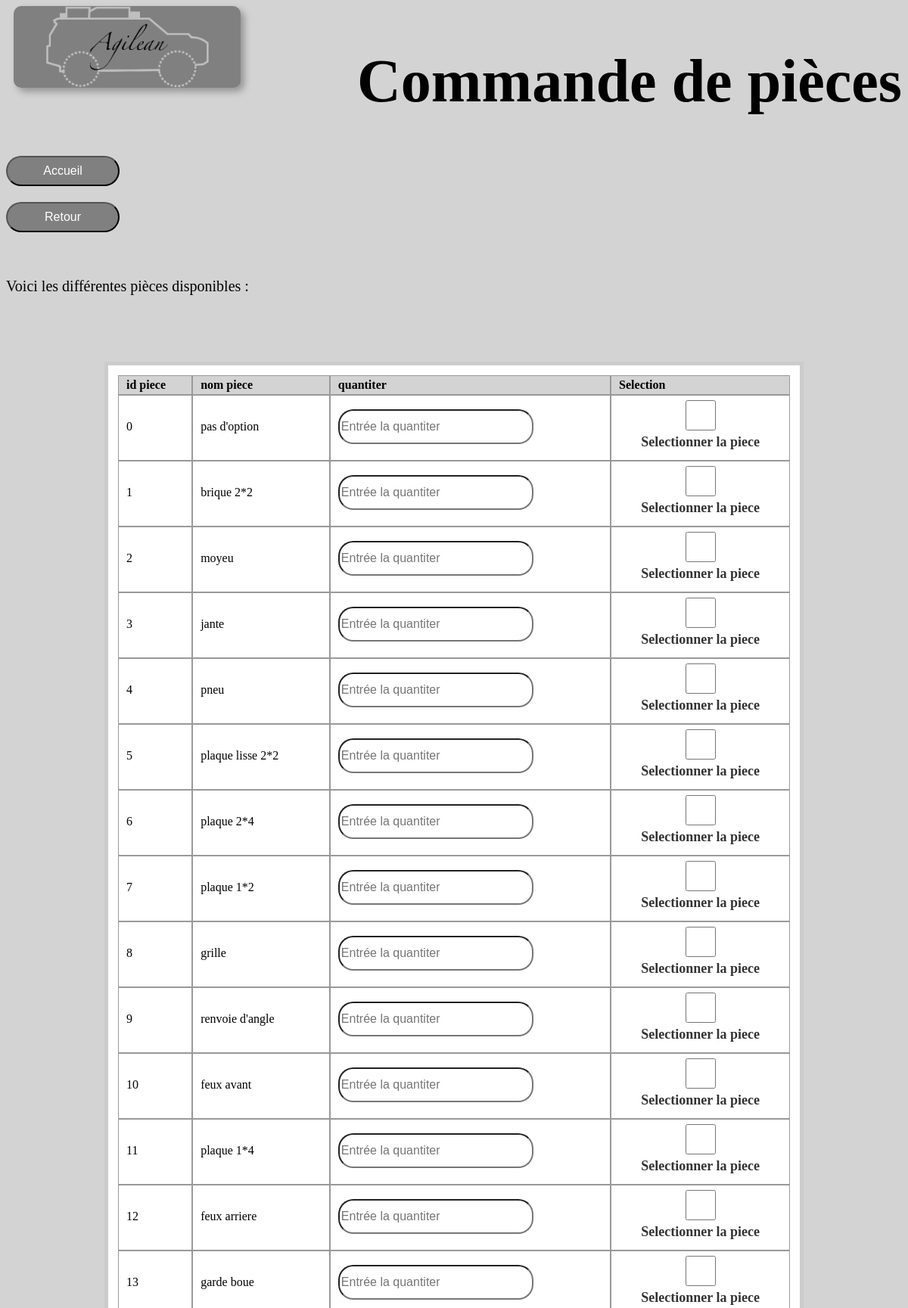
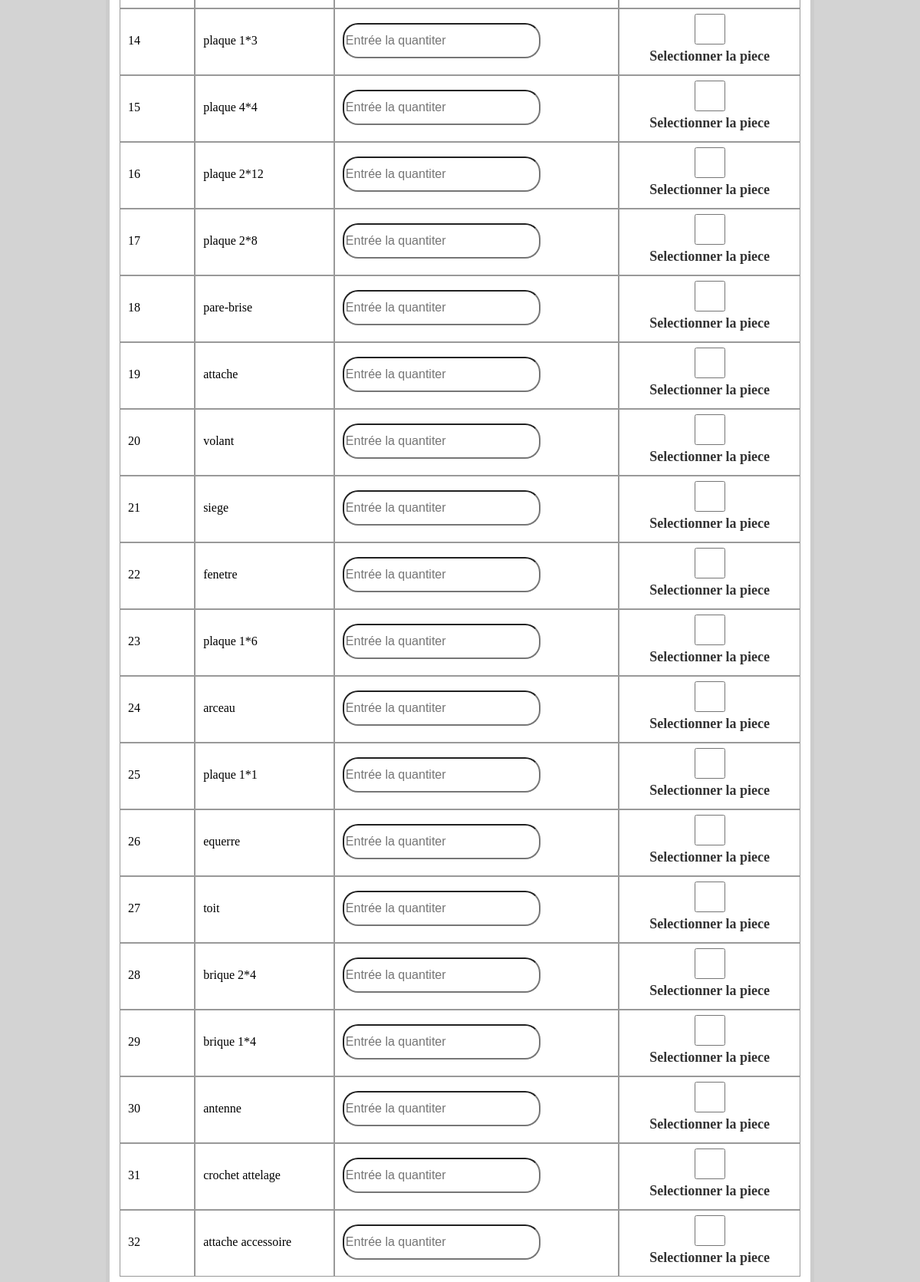
The app's page /agilean/pieces-detachees (upper part) with its own data (2 pictures, top to bottom).
### tables this page shows
CREATE TABLE "pieces" (
	"id_piece"	INTEGER UNIQUE,
	"nom_piece"	INTEGER UNIQUE,
	PRIMARY KEY("id_piece")
);

### main.py (the view, shortened to what this page needs)
    @app.route("/agilean/pieces-detachees", methods=["GET", "POST"])
    def pieces_detachees_agilean():
        liste_pieces = execute_sql("SELECT id_piece, nom_piece FROM pieces")
        if request.method != "POST":
            return render_template(
                "pieces_detachees_agilean.html", liste_pieces=liste_pieces, msg=""
            )

### main.py (called while the page is built)
def execute_sql(sql: str, parameters=(), bbd_path=BDD_PATH):
    con = lite.connect(bbd_path)
    con.row_factory = lite.Row
    cur = con.cursor()
    cur.execute(sql, parameters)  # par defaut `execute` parameters = ()
    table = cur.fetchall()
    con.close()
    return table

### templates/pieces_detachees_agilean.html (shortened to what this page needs)
<!DOCTYPE html>
<html>
<head>
    <link rel='stylesheet' type='text/css' href='{{url_for("static", filename="styles.css")}}'>
</head>
<body>
    <div class="container">
        <img src="{{url_for('static', filename='LogoAgilean.png')}}" class="image">
    </div>
    <h1 style="text-align:right;"> Commande de pièces </h1 style="text-align:right;">
    <h4> <a href="{{url_for('index')}}"> <button>Accueil</button> </a> </h4>
    <h4> <a href="{{url_for('agilean')}}"> <button>Retour</button> </a> </h4>
    <br>
    <p> Voici les différentes pièces disponibles :</p>
    <br>
    <br>
    <form method='post' , action='{{ url_for("pieces_detachees_agilean") }}'>
        <div id="LabelStyle">
            <div class='contenu'>
                <div class="lp_table">
                    <div class="lp_entetes">
                        <div class="lp_entete">id piece</div>
                        <div class="lp_entete">nom piece</div>
                        <div class="lp_entete">quantiter</div>
                        <div class="lp_entete">Selection</div>
                    </div>
                    {% for piece in liste_pieces %}
                    <div class="lp_ligne">
                        <div class="lp_cellule">{{ piece["id_piece"] }}</div>
                        <div class="lp_cellule">{{ piece["nom_piece"] }}</div>
                        <div class="lp_cellule">
                            <div class="inputContainer">
                                <input type='text' name='quantiter[]' placeholder='Entrée la quantiter'>
                            </div>
                        </div>
                        <div class="lp_cellule">
                            <div class="menuDeroulantMini">
                                <input type='checkbox' name='pieces[]' value='{{ piece["id_piece"] }}'>
                                <label for='piece-{{ piece["id_piece"] }}'>Selectionner la piece</label>
                            </div>
                        </div>
                    </div>
                    {% endfor %}
                </div>
            </div>
            <br>
    </form>
</body>
</html>

### static/styles.css (style rules this page uses)
body { background-color: lightgrey; transition: opacity 1s ease-in-out; }
h1 { color: black; font-size: 80px; }
p { font-size: 20px; color: black; }
button { width: 150px; height: 40px; font-size: 16px; color: white; background-color: grey; border-radius: 20px; transition: transform 0.3s ease; }
input { width: 150px; height: 40px; font-size: 16px; color: white; background-color: grey; border-radius: 20px; transition: transform 0.3s ease; }
.image { position: absolute; top: 0; left: 10px; width: 300px; box-shadow: 5px 5px 10px rgba(0, 0, 0, 0.3); background-color: grey; border-radius: 10px; }
.container { position: relative; display: flex; flex-direction: column; }
.contenu { margin: 2em auto; width: 75%; border: 5px solid #ccc; padding: 0.8em; background: white; }
.lp_table { display: table; width: 100%; }
.lp_entetes { display: table-header-group; background-color: lightgrey; font-weight: bold; }
.lp_ligne { display: table-row; }
.lp_entete, .lp_cellule { display: table-cell; padding: 3px 10px; border: 1px solid #999999; }
#LabelStyle label { color: #333; font-size: 18px; font-weight: bold; display: block; margin-bottom: 10px; cursor: default; user-select: none; }
.menuDeroulantMini { display: flex; flex-direction: column; align-items: center; width: auto; }
.menuDeroulantMini input[type="checkbox"] { accent-color: #606060; margin-bottom: 5px; width: 50px; }
.menuDeroulantMini label { font-size: 12px; text-align: center; }
.inputContainer input[type="text"] { background-color: white; width : 250px; color:black; }

### records on screen
pieces: id_piece "0", nom_piece "pas d'option"
pieces: id_piece "1", nom_piece "brique 2*2"
pieces: id_piece "2", nom_piece "moyeu"
pieces: id_piece "3", nom_piece "jante"
pieces: id_piece "4", nom_piece "pneu"
pieces: id_piece "5", nom_piece "plaque lisse 2*2"
pieces: id_piece "6", nom_piece "plaque 2*4"
pieces: id_piece "7", nom_piece "plaque 1*2"
pieces: id_piece "8", nom_piece "grille"
pieces: id_piece "9", nom_piece "renvoie d'angle"
pieces: id_piece "10", nom_piece "feux avant"
pieces: id_piece "11", nom_piece "plaque 1*4"
pieces: id_piece "12", nom_piece "feux arriere"
pieces: id_piece "13", nom_piece "garde boue"
pieces: id_piece "14", nom_piece "plaque 1*3"
pieces: id_piece "15", nom_piece "plaque 4*4"
pieces: id_piece "16", nom_piece "plaque 2*12"
pieces: id_piece "17", nom_piece "plaque 2*8"
pieces: id_piece "18", nom_piece "pare-brise"
pieces: id_piece "19", nom_piece "attache"
pieces: id_piece "20", nom_piece "volant"
pieces: id_piece "21", nom_piece "siege"
pieces: id_piece "22", nom_piece "fenetre"
pieces: id_piece "23", nom_piece "plaque 1*6"
pieces: id_piece "24", nom_piece "arceau"
pieces: id_piece "25", nom_piece "plaque 1*1"
pieces: id_piece "26", nom_piece "equerre"
pieces: id_piece "27", nom_piece "toit"
pieces: id_piece "28", nom_piece "brique 2*4"
pieces: id_piece "29", nom_piece "brique 1*4"
pieces: id_piece "30", nom_piece "antenne"
pieces: id_piece "31", nom_piece "crochet attelage"
pieces: id_piece "32", nom_piece "attache accessoire"
